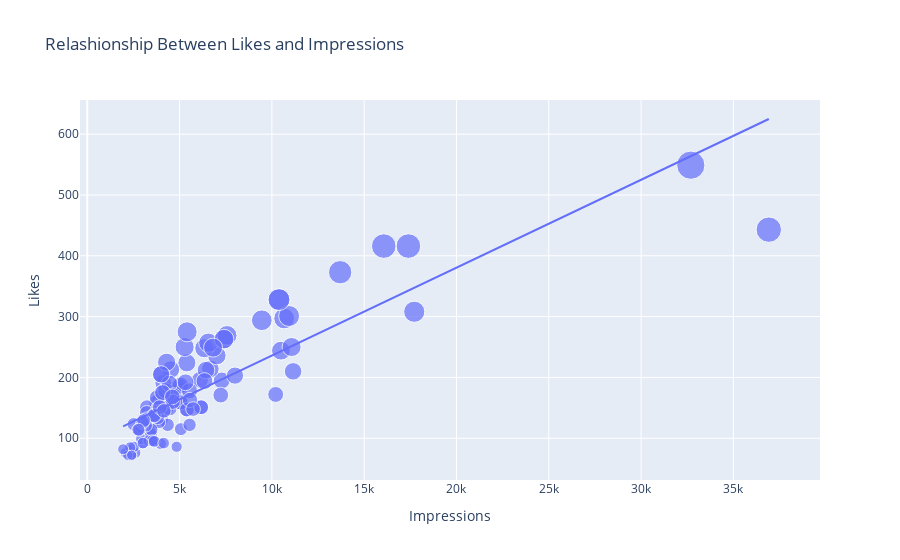

Here is the notebook cell this chart was saved with:
### Markdown cell above
`Relationship between the number of likes and the number of impressions`

### Code cell
px.scatter(data,x='Impressions',y='Likes',size='Likes',trendline='ols',
          title='Relashionship Between Likes and Impressions')
